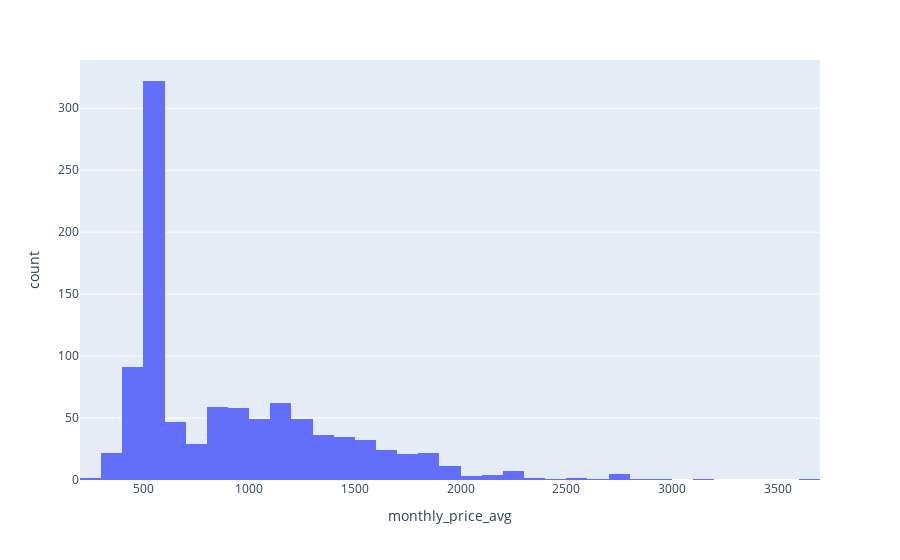

The cell this chart's notebook holds for it:
### Code cell
#avg monthly price
fig = px.histogram(df, x='monthly_price_avg', nbins=50)
fig.show()

### Figure 1 — Plotly figure (JSON) as saved in the notebook; plotly's stock layout.template omitted (floating-point values rounded to 4 significant figures; data arrays with more than 128 entries replaced by an {"elided": "..."} marker saying what was removed)
{"data": [{"alignmentgroup": "True", "bingroup": "x", "hovertemplate": "monthly_price_avg=%{x}<br>count=%{y}<extra></extra>", "legendgroup": "", "marker": {"color": "#636efa"}, "name": "", "nbinsx": 50, "offsetgroup": "", "orientation": "v", "showlegend": false, "type": "histogram", "x": {"elided": "1000 float values"}, "xaxis": "x", "yaxis": "y"}], "layout": {"barmode": "relative", "legend": {"tracegroupgap": 0}, "margin": {"t": 60}, "xaxis": {"anchor": "y", "domain": [0, 1], "title": {"text": "monthly_price_avg"}}, "yaxis": {"anchor": "x", "domain": [0, 1], "title": {"text": "count"}}}}
